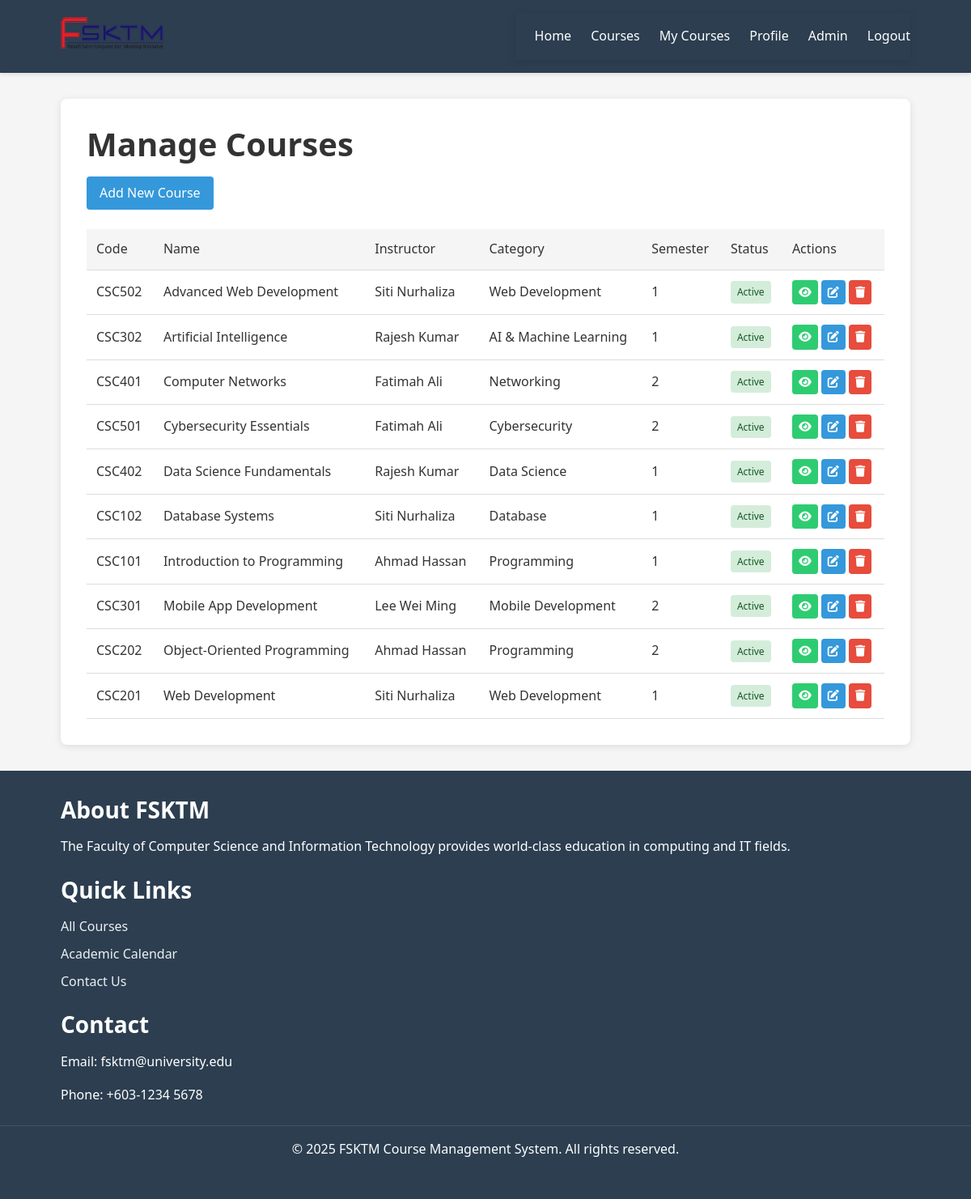
The page /pages/admin/manage-courses.php (signed in) on the database its author committed.
### tables this page shows
CREATE TABLE `courses` (
  `course_id` int(11) NOT NULL,
  `course_code` varchar(10) NOT NULL,
  `course_name` varchar(100) NOT NULL,
  `description` text DEFAULT NULL,
  `credits` int(11) NOT NULL DEFAULT 3,
  `semester` enum('1','2','3') NOT NULL,
  `academic_year` varchar(9) NOT NULL,
  `max_students` int(11) DEFAULT 40,
  `current_enrolled` int(11) DEFAULT 0,
  `instructor_id` int(11) DEFAULT NULL,
  `schedule_day` varchar(20) DEFAULT NULL,
  `schedule_time` varchar(50) DEFAULT NULL,
  `classroom` varchar(20) DEFAULT NULL,
  `course_image` varchar(255) DEFAULT 'default-course.jpg',
  `prerequisites` text DEFAULT NULL,
  `category_id` int(11) DEFAULT NULL,
  `is_active` tinyint(1) DEFAULT 1,
  `created_at` timestamp NOT NULL DEFAULT current_timestamp(),
  `updated_at` timestamp NOT NULL DEFAULT current_timestamp() ON UPDATE current_timestamp()
);

CREATE TABLE `users` (
  `user_id` int(11) NOT NULL,
  `username` varchar(50) NOT NULL,
  `email` varchar(100) NOT NULL,
  `password` varchar(255) NOT NULL,
  `first_name` varchar(50) NOT NULL,
  `last_name` varchar(50) NOT NULL,
  `user_type` enum('student','lecturer','admin') DEFAULT 'student',
  `profile_picture` varchar(255) DEFAULT 'default-avatar.png',
  `phone` varchar(20) DEFAULT NULL,
  `date_of_birth` date DEFAULT NULL,
  `student_id` varchar(20) DEFAULT NULL,
  `staff_id` varchar(20) DEFAULT NULL,
  `address` text DEFAULT NULL,
  `department` varchar(100) DEFAULT NULL,
  `created_at` timestamp NOT NULL DEFAULT current_timestamp(),
  `updated_at` timestamp NOT NULL DEFAULT current_timestamp() ON UPDATE current_timestamp(),
  `is_active` tinyint(1) DEFAULT 1,
  `last_login` timestamp NULL DEFAULT NULL
);

CREATE TABLE `course_categories` (
  `category_id` int(11) NOT NULL,
  `category_name` varchar(50) NOT NULL,
  `description` text DEFAULT NULL,
  `color_code` varchar(7) DEFAULT '#007bff',
  `created_at` timestamp NOT NULL DEFAULT current_timestamp()
);

### pages/admin/manage-courses.php (the view, shortened to what this page needs)
<?php
$db = new Database();
$conn = $db->getConnection();
$query = "SELECT c.*, u.first_name, u.last_name, cc.category_name
          FROM courses c
          LEFT JOIN users u ON c.instructor_id = u.user_id
          LEFT JOIN course_categories cc ON c.category_id = cc.category_id
          ORDER BY c.course_name";
$courses = $conn->query($query)->fetch_all(MYSQLI_ASSOC);
include '../../includes/header.php';
?>
<div class="admin-container">
    <h1>Manage Courses</h1>
    <div class="admin-actions">
        <a href="#add-course-modal" class="btn btn-primary" data-modal-open>Add New Course</a>
    </div>
    <div class="admin-table-container">
        <table class="admin-table">
            <thead>
                <tr>
                    <th>Code</th>
                    <th>Name</th>
                    <th>Instructor</th>
                    <th>Category</th>
                    <th>Semester</th>
                    <th>Status</th>
                    <th>Actions</th>
                </tr>
            </thead>
            <tbody>
                <?php foreach ($courses as $course): ?>
                    <tr>
                        <td><?php echo $course['course_code']; ?></td>
                        <td><?php echo $course['course_name']; ?></td>
                        <td><?php echo $course['first_name'] . ' ' . $course['last_name']; ?></td>
                        <td><?php echo $course['category_name']; ?></td>
                        <td><?php echo $course['semester']; ?></td>
                        <td>
                            <span class="status-badge <?php echo $course['is_active'] ? 'active' : 'inactive'; ?>">
                                <?php echo $course['is_active'] ? 'Active' : 'Inactive'; ?>
                            </span>
                        </td>
                        <td class="actions">
                            <a href="<?php echo BASE_URL; ?>/pages/course-details.php?id=<?php echo $course['course_id']; ?>" class="btn btn-small btn-secondary" title="View">
                                <i class="fas fa-eye"></i>
                            </a>
                            <a href="#edit-course-modal" class="btn btn-small btn-primary" title="Edit"
                               data-modal-open
                               data-course-id="<?php echo $course['course_id']; ?>"
                               data-course-code="<?php echo htmlspecialchars($course['course_code']); ?>"
                               data-course-name="<?php echo htmlspecialchars($course['course_name']); ?>"
                               data-description="<?php echo htmlspecialchars($course['description']); ?>"
                               data-credits="<?php echo $course['credits']; ?>"
                               data-semester="<?php echo $course['semester']; ?>"
                               data-academic-year="<?php echo $course['academic_year']; ?>"
                               data-max-students="<?php echo $course['max_students']; ?>"
                               data-instructor-id="<?php echo $course['instructor_id']; ?>"
                               data-schedule-day="<?php echo htmlspecialchars($course['schedule_day']); ?>"
                               data-schedule-time="<?php echo htmlspecialchars($course['schedule_time']); ?>"
                               data-classroom="<?php echo htmlspecialchars($course['classroom']); ?>"
                               data-prerequisites="<?php echo htmlspecialchars($course['prerequisites']); ?>"
                               data-category-id="<?php echo $course['category_id']; ?>"
                               data-is-active="<?php echo $course['is_active']; ?>">
                                <i class="fas fa-edit"></i>
                            </a>
                            <a href="<?php echo BASE_URL; ?>/pages/admin/manage-courses.php?delete=<?php echo $course['course_id']; ?>" class="btn btn-small btn-danger" title="Delete" onclick="return confirm('Are you sure you want to delete this course?')">
                                <i class="fas fa-trash"></i>
                            </a>
                        </td>
                    </tr>
                <?php endforeach; ?>
            </tbody>
        </table>
    </div>
</div>
<?php include '../../includes/footer.php'; ?>

### assets/css/style.css (style rules this page uses)
:root { --primary-color: #3498db; --secondary-color: #2ecc71; --danger-color: #e74c3c; --warning-color: #f39c12; --dark-color: #2c3e50; --light-color: #ecf0f1; --gray-color: #95a5a6; --white-color: #ffffff; --black-color: #000000; }
* { margin: 0; padding: 0; box-sizing: border-box; }
body { font-family: 'Segoe UI', Tahoma, Geneva, Verdana, sans-serif; line-height: 1.6; color: #333; background-color: #f5f5f5; }
a { text-decoration: none; color: var(--primary-color); }
h1, h2, h3, h4, h5, h6 { margin-bottom: 1rem; font-weight: 600; line-height: 1.2; }
h1 { font-size: 2.5rem; }
.btn { display: inline-block; padding: 0.5rem 1rem; border-radius: 4px; font-weight: 500; text-align: center; cursor: pointer; transition: all 0.3s ease; border: none; }
.btn-primary { background-color: var(--primary-color); color: var(--white-color); }
.btn-secondary { background-color: var(--secondary-color); color: var(--white-color); }
.btn-danger { background-color: var(--danger-color); color: var(--white-color); }
.btn-small { padding: 0.25rem 0.5rem; font-size: 0.875rem; }
.admin-container { background-color: var(--white-color); border-radius: 8px; box-shadow: 0 2px 10px rgba(0, 0, 0, 0.1); padding: 2rem; margin: 2rem 0; }
.admin-actions { margin-bottom: 1.5rem; }
.admin-table-container { overflow-x: auto; }
.admin-table { width: 100%; border-collapse: collapse; }
.admin-table th, .admin-table td { padding: 0.75rem; text-align: left; border-bottom: 1px solid #ddd; }
.admin-table th { background-color: #f5f5f5; font-weight: 500; }
.admin-table .actions { white-space: nowrap; }
.status-badge { display: inline-block; padding: 0.25rem 0.5rem; border-radius: 4px; font-size: 0.75rem; font-weight: 500; }
.status-badge.active { background-color: #d4edda; color: #155724; }

### rows shown on the page
courses: course_code "CSC502", course_name "Advanced Web Development", instructor.first_name "Siti", instructor.last_name "Nurhaliza", category.category_name "Web Development", semester "1", is_active "Active"
courses: course_code "CSC302", course_name "Artificial Intelligence", instructor.first_name "Rajesh", instructor.last_name "Kumar", category.category_name "AI & Machine Learning", semester "1", is_active "Active"
courses: course_code "CSC401", course_name "Computer Networks", instructor.first_name "Fatimah", instructor.last_name "Ali", category.category_name "Networking", semester "2", is_active "Active"
courses: course_code "CSC501", course_name "Cybersecurity Essentials", instructor.first_name "Fatimah", instructor.last_name "Ali", category.category_name "Cybersecurity", semester "2", is_active "Active"
courses: course_code "CSC402", course_name "Data Science Fundamentals", instructor.first_name "Rajesh", instructor.last_name "Kumar", category.category_name "Data Science", semester "1", is_active "Active"
courses: course_code "CSC102", course_name "Database Systems", instructor.first_name "Siti", instructor.last_name "Nurhaliza", category.category_name "Database", semester "1", is_active "Active"
courses: course_code "CSC101", course_name "Introduction to Programming", instructor.first_name "Ahmad", instructor.last_name "Hassan", category.category_name "Programming", semester "1", is_active "Active"
courses: course_code "CSC301", course_name "Mobile App Development", instructor.first_name "Lee", instructor.last_name "Wei Ming", category.category_name "Mobile Development", semester "2", is_active "Active"
courses: course_code "CSC202", course_name "Object-Oriented Programming", instructor.first_name "Ahmad", instructor.last_name "Hassan", category.category_name "Programming", semester "2", is_active "Active"
courses: course_code "CSC201", course_name "Web Development", instructor.first_name "Siti", instructor.last_name "Nurhaliza", category.category_name "Web Development", semester "1", is_active "Active"
